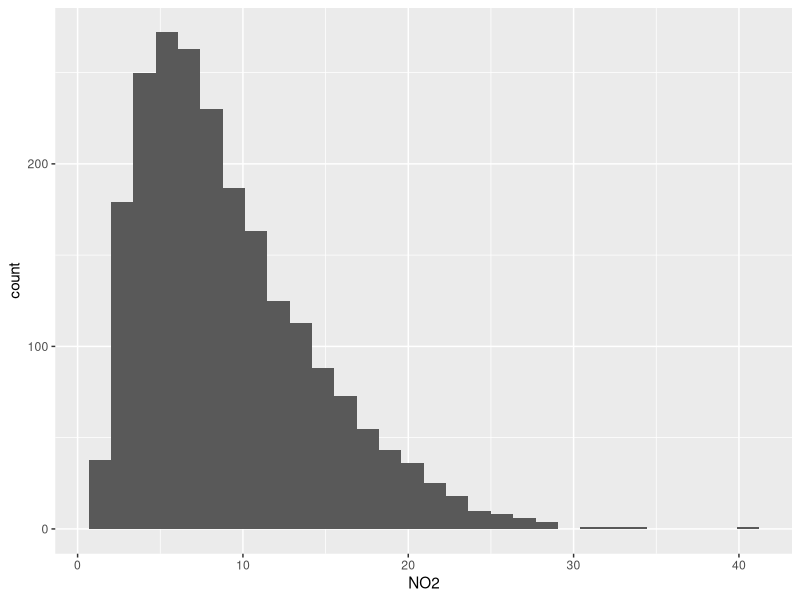
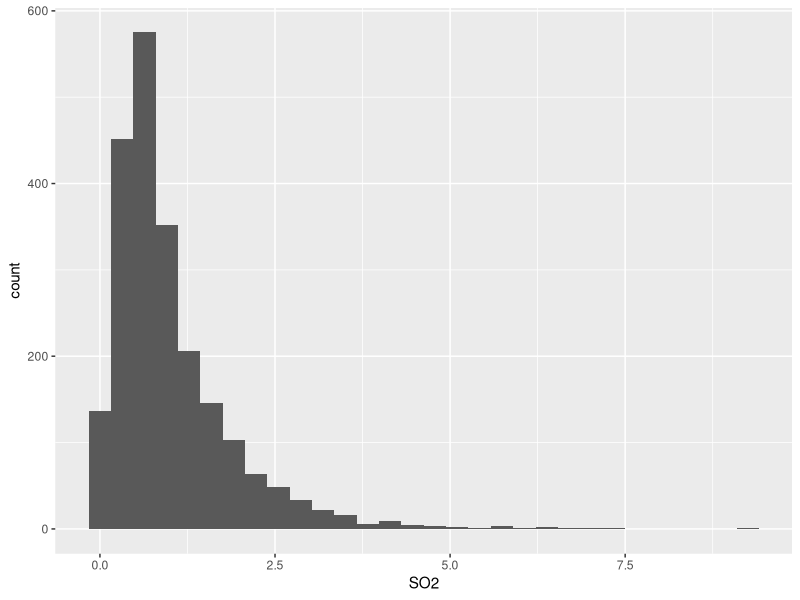
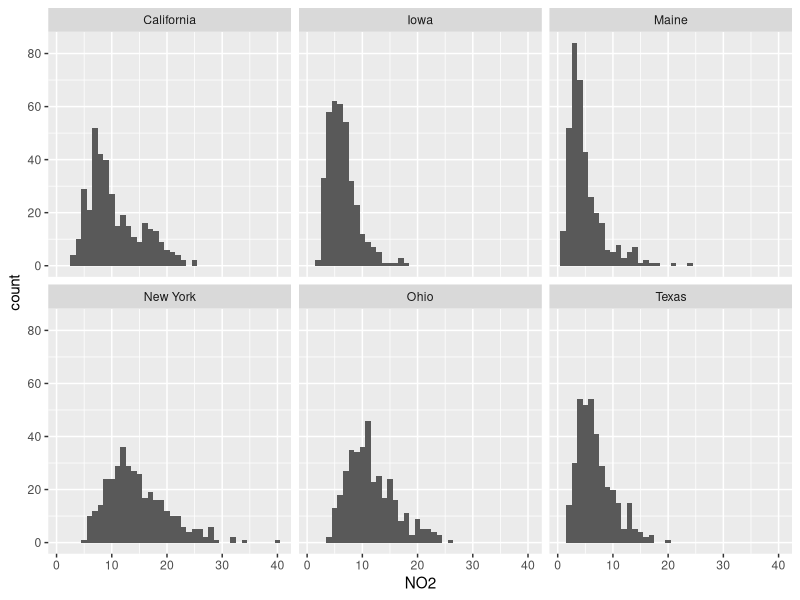
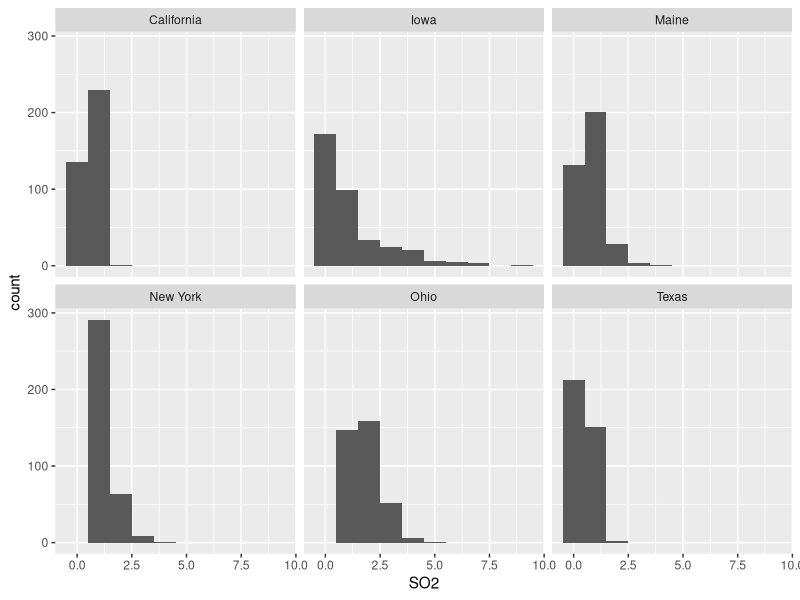

Recreate these plots in R, in order.
#Install ggplot2
install.packages("ggplot2")

#Import ggplot2
library(ggplot2)

#Set the working directory where the dataset is stored
setwd("D:/OneDrive/Data Science/R/R Data Visualization")

#Load the dataset in R
Data <- read.table(file="EPA_Data.csv", 
                   sep=",", 
                   header=TRUE, 
                   colClasses=c("Date","factor",rep("numeric",5)), 
                   na.string="NA")


#Explore the dataset to identify the variables
str(Data)


#Plot a simple Histogram of NO2
ggplot(data=Data, aes(x=NO2)) + 
  geom_histogram() 

ggplot(data=Data,aes(SO2)) + 
  geom_histogram()


#Use Faceting to plot multiple histograms
ggplot(data=Data, aes(x=NO2)) + 
  geom_histogram(binwidth = 1) +
  facet_wrap(~State)

ggplot(data=Data, aes(x=SO2)) +
  geom_histogram(binwidth = 1) +
  facet_wrap(~State)

